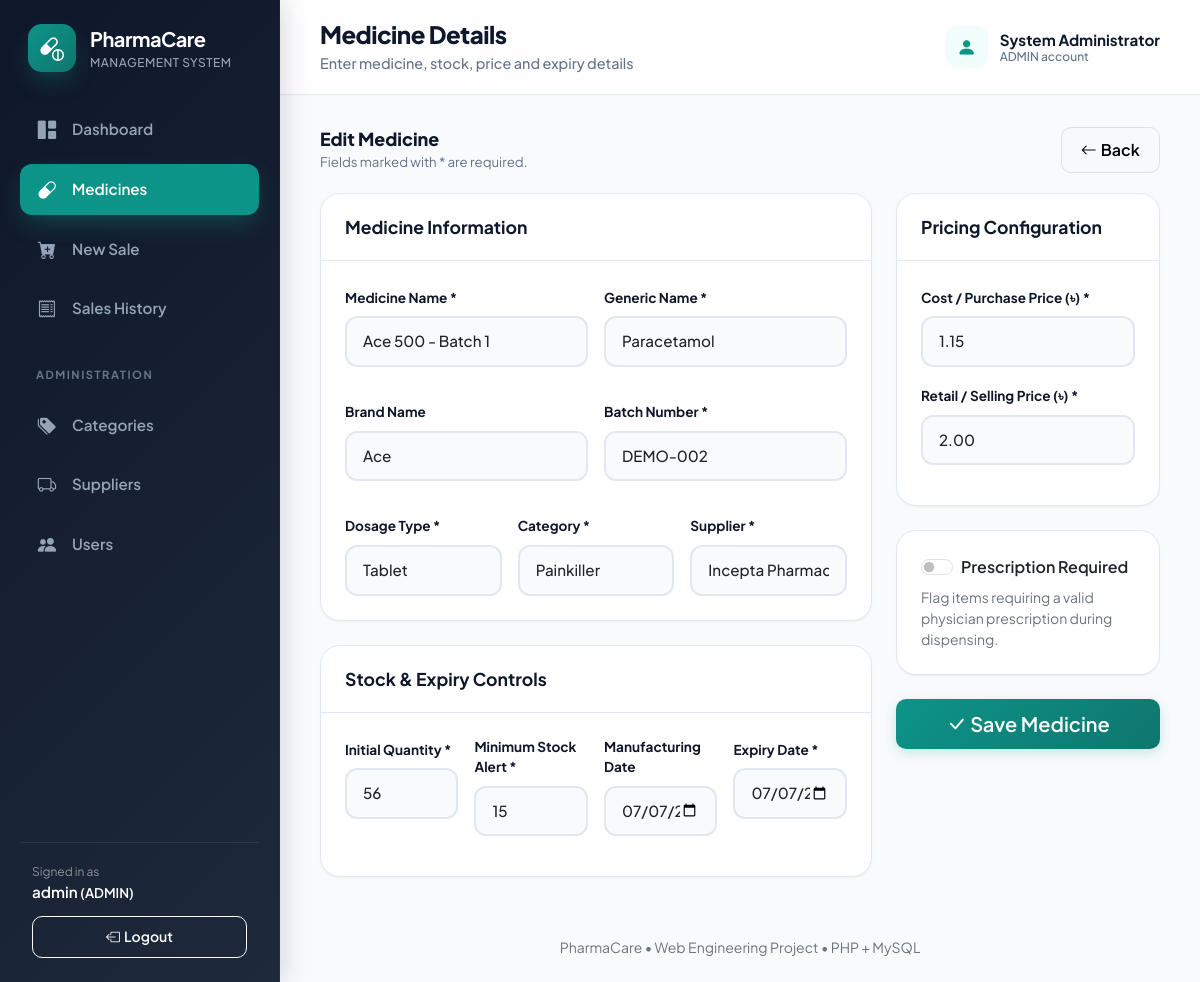
Screenshot of /index.php?page=medicine_form&id=2 (signed in) with the database file from the repository.
### tables this page shows
CREATE TABLE IF NOT EXISTS app_users (
 id BIGINT UNSIGNED NOT NULL AUTO_INCREMENT PRIMARY KEY,
 full_name VARCHAR(80) NOT NULL,
 username VARCHAR(50) NOT NULL UNIQUE,
 email VARCHAR(120) NULL UNIQUE,
 phone VARCHAR(30) NULL,
 address VARCHAR(255) NULL,
 password VARCHAR(255) NOT NULL,
 role ENUM('ADMIN','STAFF','CUSTOMER') NOT NULL DEFAULT 'CUSTOMER',
 enabled TINYINT(1) NOT NULL DEFAULT 1,
 created_at DATETIME NOT NULL DEFAULT CURRENT_TIMESTAMP
);

CREATE TABLE IF NOT EXISTS medicines (
 id BIGINT UNSIGNED NOT NULL AUTO_INCREMENT PRIMARY KEY,
 name VARCHAR(120) NOT NULL,
 generic_name VARCHAR(120) NOT NULL,
 brand_name VARCHAR(120) NULL,
 batch_number VARCHAR(60) NOT NULL UNIQUE,
 medicine_type ENUM('TABLET','CAPSULE','SYRUP','INJECTION','CREAM','DROP','INHALER','OTHER') NOT NULL,
 purchase_price DECIMAL(12,2) NOT NULL,
 selling_price DECIMAL(12,2) NOT NULL,
 quantity INT UNSIGNED NOT NULL DEFAULT 0,
 minimum_stock_level INT UNSIGNED NOT NULL DEFAULT 10,
 manufacturing_date DATE NULL,
 expiry_date DATE NOT NULL,
 prescription_required TINYINT(1) NOT NULL DEFAULT 0,
 active TINYINT(1) NOT NULL DEFAULT 1,
 category_id BIGINT UNSIGNED NOT NULL,
 supplier_id BIGINT UNSIGNED NOT NULL,
 CONSTRAINT fk_medicine_category FOREIGN KEY(category_id) REFERENCES categories(id) ON DELETE RESTRICT,
 CONSTRAINT fk_medicine_supplier FOREIGN KEY(supplier_id) REFERENCES suppliers(id) ON DELETE RESTRICT,
 INDEX idx_medicine_name (name),
 INDEX idx_medicine_expiry (expiry_date),
 INDEX idx_medicine_category (category_id),
 INDEX idx_medicine_supplier (supplier_id)
);

CREATE TABLE IF NOT EXISTS categories (
 id BIGINT UNSIGNED NOT NULL AUTO_INCREMENT PRIMARY KEY,
 name VARCHAR(80) NOT NULL UNIQUE,
 description VARCHAR(255) NULL
);

CREATE TABLE IF NOT EXISTS suppliers (
 id BIGINT UNSIGNED NOT NULL AUTO_INCREMENT PRIMARY KEY,
 name VARCHAR(100) NOT NULL,
 company_name VARCHAR(120) NULL,
 phone VARCHAR(30) NOT NULL,
 email VARCHAR(120) NULL,
 address VARCHAR(255) NULL
);

### index.php (called while the page is built, shortened)
<?php
require __DIR__ . '/includes/bootstrap.php';
$page = (string)($_GET['page'] ?? 'dashboard');
require_login();
require __DIR__ . '/includes/header.php';
include __DIR__ . '/pages/' . $page . '.php';
require __DIR__ . '/includes/footer.php';

### includes/functions.php (called while the page is built, shortened)
<?php
function e(mixed $value): string { return htmlspecialchars((string)($value ?? ''), ENT_QUOTES | ENT_SUBSTITUTE, 'UTF-8'); }
function url(string $page = 'dashboard', array $params = []): string { return 'index.php?' . http_build_query(['page' => $page] + $params); }
function fetch_all(string $sql, array $params = []): array { $stmt = db()->prepare($sql); $stmt->execute($params); return $stmt->fetchAll(); }
function fetch_one(string $sql, array $params = []): ?array { $stmt = db()->prepare($sql); $stmt->execute($params); $data = $stmt->fetch(); return $data ?: null; }
function user(): ?array { return $_SESSION['user'] ?? null; }
function require_login(): void {
    static $verified = false;
    if ($verified) return;
    $row = fetch_one('SELECT id,full_name,username,role,enabled FROM app_users WHERE id=?', [user()['id']]);
}
function medicine_types(): array { return ['TABLET' => 'Tablet','CAPSULE' => 'Capsule','SYRUP' => 'Syrup','INJECTION' => 'Injection','CREAM' => 'Cream','DROP' => 'Drop','INHALER' => 'Inhaler','OTHER' => 'Other']; }
function page_title(string $page): string { return [
    'dashboard' => 'Dashboard', 'medicines' => 'Medicine Inventory', 'medicine_form' => 'Medicine Details',
    'sales' => 'Sales History', 'sale_form' => 'Create New Sale', 'invoice' => 'Sales Invoice',
    'categories' => 'Medicine Categories', 'suppliers' => 'Suppliers', 'users' => 'User Management'
][$page] ?? 'PharmaCare'; }

### includes/bootstrap.php (called while the page is built, shortened)
<?php
$config = require dirname(__DIR__) . '/config.php';
require_once __DIR__ . '/functions.php';
function db(): PDO
{
    static $pdo = null;
    if ($pdo === null) {
        global $config;
        $dsn = 'mysql:host=' . $config['db_host'] . ';port=' . (int)($config['db_port'] ?? 3306) . ';dbname=' . $config['db_name'] . ';charset=utf8mb4';
        try {
            $pdo = new PDO($dsn, (string)$config['db_user'], (string)$config['db_pass'], [
                PDO::ATTR_ERRMODE => PDO::ERRMODE_EXCEPTION,
                PDO::ATTR_DEFAULT_FETCH_MODE => PDO::FETCH_ASSOC,
                PDO::ATTR_EMULATE_PREPARES => false,
            ]);
            $pdo->exec("SET time_zone = '+06:00'");
        } catch (PDOException $e) {
            http_response_code(500);
            die("
            <!doctype html>
            <html lang='en'>
            <head>
                <meta charset='utf-8'>
                <title>Database Connection Issue | PharmaCare</title>
                <style>
                    body { font-family: -apple-system, BlinkMacSystemFont, 'Segoe UI', Roboto, Helvetica, Arial, sans-serif; background: #f8fafc; color: #1e293b; padding: 40px 20px; }
                    .card { max-width: 600px; margin: 0 auto; background: #ffffff; border-radius: 12px; border: 1px solid #e2e8f0; padding: 32px; box-shadow: 0 4px 6px -1px rgba(0,0,0,0.05); }
                    h2 { color: #dc2626; margin-top: 0; font-size: 20px; }
                    .alert { background: #fef2f2; border: 1px solid #fee2e2; color: #991b1b; padding: 12px 16px; border-radius: 8px; font-size: 14px; margin-bottom: 20px; }
                    ul { padding-left: 20px; font-size: 14px; line-height: 1.6; }
                    code { background: #f1f5f9; padding: 2px 6px; border-radius: 4px; font-family: monospace; color: #0f172a; }
                </style>
            </head>
            <body>
                <div class='card'>
                    <h2>Database Connection Failed</h2>
                    <div class='alert'>" . htmlspecialchars($e->getMessage(), ENT_QUOTES, 'UTF-8') . "</div>
                    <p>Please check your <code>config.php</code> credentials:</p>
                    <ul>
                        <li><strong>Host:</strong> <code>" . htmlspecialchars((string)($config['db_host'] ?? ''), ENT_QUOTES, 'UTF-8') . "</code></li>
                        <li><strong>Database:</strong> <code>" . htmlspecialchars((string)($config['db_name'] ?? ''), ENT_QUOTES, 'UTF-8') . "</code></li>
                        <li><strong>User:</strong> <code>" . htmlspecialchars((string)($config['db_user'] ?? ''), ENT_QUOTES, 'UTF-8') . "</code></li>
                    </ul>
                    <p style='font-size: 13px; color: #64748b;'>Make sure your database is created in InfinityFree cPanel and <code>infinityfree_import.sql</code> has been imported.</p>
                </div>
            </body>
            </html>
            ");
        }
    }
    return $pdo;
}

### pages/medicine_form.php (the view, shortened to what this page needs)
<?php
$id = (int)($_GET['id'] ?? 0);
$medicine = $id ? fetch_one('SELECT * FROM medicines WHERE id = ?', [$id]) : null;
$m = $medicine ?? [
    'id' => '',
    'name' => '',
    'generic_name' => '',
    'brand_name' => '',
    'batch_number' => '',
    'medicine_type' => 'TABLET',
    'purchase_price' => '',
    'selling_price' => '',
    'quantity' => 0,
    'minimum_stock_level' => 10,
    'manufacturing_date' => '',
    'expiry_date' => '',
    'prescription_required' => 0,
    'category_id' => '',
    'supplier_id' => ''
];
$categories = fetch_all('SELECT * FROM categories ORDER BY name');
$suppliers = fetch_all('SELECT * FROM suppliers ORDER BY name');
function med_input(array $m, string $key, string $label, string $type = 'text', string $extra = ''): void
{
    echo '<div class="mb-3">';
    echo '<label class="form-label" for="m_' . e($key) . '">' . e($label) . '</label>';
    echo '<input class="form-control" type="' . e($type) . '" id="m_' . e($key) . '" name="' . e($key) . '" value="' . e((string)$m[$key]) . '" ' . $extra . '>';
    echo '</div>';
}
?>
<div class="page-intro">
    <div>
        <h2><?= $id ? 'Edit Medicine' : 'Add New Medicine' ?></h2>
        <p>Fields marked with * are required.</p>
    </div>
    <a href="<?= e(url('medicines')) ?>" class="btn btn-light border">
        <i class="bi bi-arrow-left me-1"></i>Back
    </a>
</div>
<form action="actions.php" method="post">
    <div class="row g-4">
        <div class="col-xl-8">
            <div class="card mb-4">
                <div class="card-header"><strong>Medicine Information</strong></div>
                <div class="card-body">
                    <div class="row g-3">
                        <div class="col-md-6">
                            <?php med_input($m, 'name', 'Medicine Name *', 'text', 'required maxlength="120"'); ?>
                        </div>
                        <div class="col-md-6">
                        </div>
                        <div class="col-md-6">
                        </div>
                        <div class="col-md-6">
                        </div>
                        <div class="col-md-4">
                            <label class="form-label" for="m_type">Dosage Type *</label>
                            <select id="m_type" name="medicine_type" class="form-select" required>
                                <?php foreach (medicine_types() as $value => $label): ?>
                                    <option value="<?= e($value) ?>" <?= $value === $m['medicine_type'] ? 'selected' : '' ?>>
                                        <?= e($label) ?>
                                    </option>
                                <?php endforeach; ?>
                            </select>
                        </div>
                        <div class="col-md-4">
                            <label class="form-label" for="m_category">Category *</label>
                            <select id="m_category" class="form-select" name="category_id" required>
                                <?php foreach ($categories as $c): ?>
                                    <option value="<?= e((string)$c['id']) ?>" <?= (string)$m['category_id'] === (string)$c['id'] ? 'selected' : '' ?>>
                                        <?= e($c['name']) ?>
                                    </option>
                                <?php endforeach; ?>
                            </select>
                        </div>
                        <div class="col-md-4">
                            <label class="form-label" for="m_supplier">Supplier *</label>
                            <select id="m_supplier" class="form-select" name="supplier_id" required>
                                <?php foreach ($suppliers as $s): ?>
                                    <option value="<?= e((string)$s['id']) ?>" <?= (string)$m['supplier_id'] === (string)$s['id'] ? 'selected' : '' ?>>
                                        <?= e($s['company_name'] ?: $s['name']) ?>
                                    </option>
                                <?php endforeach; ?>
                            </select>
                        </div>
                    </div>
                </div>
            </div>
            <div class="card">
                <div class="card-header"><strong>Stock &amp; Expiry Controls</strong></div>
                <div class="card-body">
                    <div class="row g-3">
                        <div class="col-md-3">
                        </div>
                        <div class="col-md-3">
                        </div>
                        <div class="col-md-3">
                        </div>
                        <div class="col-md-3">
                        </div>
                    </div>
                </div>
            </div>
        </div>
        <div class="col-xl-4">
            <div class="card mb-4">
                <div class="card-header"><strong>Pricing Configuration</strong></div>
                <div class="card-body">
                </div>
            </div>
            <div class="card mb-4">
                <div class="card-body">
                    <div class="form-check form-switch">
                        <input class="form-check-input" id="rx" type="checkbox" name="prescription_required" value="1" <?= $m['prescription_required'] ? 'checked' : '' ?>>
                        <label class="form-check-label fw-semibold" for="rx">Prescription Required</label>
                    </div>
                    <div class="small text-secondary mt-2">
                        Flag items requiring a valid physician prescription during dispensing.
                    </div>
                </div>
            </div>
            <button type="submit" class="btn btn-primary btn-lg w-100" <?= (!$categories || !$suppliers) ? 'disabled' : '' ?>>
                <i class="bi bi-check-lg me-1"></i>Save Medicine
            </button>
        </div>
    </div>
</form>

### includes/header.php (shortened to what this page needs)
<?php
$active = match($page) { 'medicine_form'=>'medicines','invoice'=>'sales','sale_form'=>'sale_form',default=>$page };
$heading = page_title($page);
$subtitles = [
 'dashboard' => 'Current pharmacy stock and sales overview',
 'medicines' => 'Search stock, prices, batch and expiry information',
 'medicine_form' => 'Enter medicine, stock, price and expiry details',
 'sale_form' => 'Select medicines and generate an invoice',
 'sales' => 'Review completed sales and print invoices',
 'invoice' => 'Printable receipt for the completed sale',
 'categories' => 'Organize medicines into searchable groups',
 'suppliers' => 'Manage supplier and contact information',
 'users' => 'Create staff accounts and control access',
];
$links = [
 ['dashboard','grid-1x2-fill','Dashboard','dashboard'],
 ['medicines','capsule','Medicines','medicines'],
 ['sale_form','cart-plus-fill','New Sale','sale_form'],
 ['sales','receipt','Sales History','sales'],
];
if (is_admin()) {
 $links[] = ['section', '', 'Administration', ''];
 $links[] = ['categories', 'tags-fill','Categories','categories'];
 $links[] = ['suppliers','truck','Suppliers','suppliers'];
 $links[] = ['users','people-fill','Users','users'];
}
?>
<!doctype html><html lang="en"><head>
<link href="https://cdn.jsdelivr.net/npm/bootstrap@5.3.3/dist/css/bootstrap.min.css" rel="stylesheet">
<link href="https://cdn.jsdelivr.net/npm/bootstrap-icons@1.11.3/font/bootstrap-icons.min.css" rel="stylesheet">
<link rel="stylesheet" href="assets/css/app.css"></head><body>
<aside class="app-sidebar">
 <a class="brand" href="<?=e(url('dashboard'))?>"><span class="brand-mark"><i class="bi bi-capsule-pill"></i></span><span><strong>PharmaCare</strong><small>Management System</small></span></a>
 <nav class="sidebar-nav">
 <?php foreach ($links as [$dest, $icon, $label, $selected]): ?>
 <?php if ($dest === 'section'): ?><div class="nav-section"><?=e($label)?></div>
 <?php else: ?><a class="<?=($active === $selected ? 'active' : '')?>" href="<?=e(url($dest))?>"><i class="bi bi-<?=e($icon)?>"></i><span><?=e($label)?></span></a><?php endif; ?>
 <?php endforeach; ?>
 </nav>
 <div class="sidebar-footer"><div class="small text-white-50">Signed in as</div><div class="fw-semibold text-white text-truncate"><?=e(user()['username'])?> <small>(<?=e(user()['role'])?>)</small></div>
 <form method="post" action="actions.php"><input type="hidden" name="action" value="logout"><?=csrf_field()?><button class="btn btn-sm btn-outline-light w-100" type="submit"><i class="bi bi-box-arrow-left me-1"></i><span>Logout</span></button></form></div>
</aside>
<div class="app-main">
 <header class="app-topbar"><div class="d-flex align-items-center gap-3"><button type="button" class="btn btn-light d-sm-none" id="mobileMenuBtn" aria-label="Open menu"><i class="bi bi-list fs-5"></i></button><div><h1><?=e($heading)?></h1><p><?=e($subtitles[$page]??'PharmaCare Management System')?></p></div></div><div class="topbar-user"><span class="avatar"><i class="bi bi-person-fill"></i></span><span><strong><?=e(user()['full_name'])?></strong><small><?=e(user()['role'])?> account</small></span></div></header>
 <main class="content">

### rows the page displays
app_users: username "admin", role "ADMIN", full_name "System Administrator"
medicines: name "Ace 500 - Batch 1", generic_name "Paracetamol", brand_name "Ace", batch_number "DEMO-002", medicine_type "Tablet", category_id "Painkiller", supplier_id "Incepta Pharmaceuticals", quantity "56", minimum_stock_level "15", manufacturing_date "07/07/2026", expiry_date "07/07/2027", purchase_price "1.15", selling_price "2.00"

### other values shown
$label "Dashboard"
$label "Medicines"
$label "New Sale"
$label "Sales History"
$label "ADMINISTRATION"
$label "Categories"
$label "Suppliers"
$label "Users"
$heading "Medicine Details"
$subtitles[$page] "Enter medicine, stock, price and expiry details"
$label "Medicine Name * Generic Name * Brand Name Batch Number * Initial Quantity * Minimum Stock Alert * Manufacturing Date Expiry Date * Cost / Purchase Price (৳) * Retail / Selling Price (৳) *"
